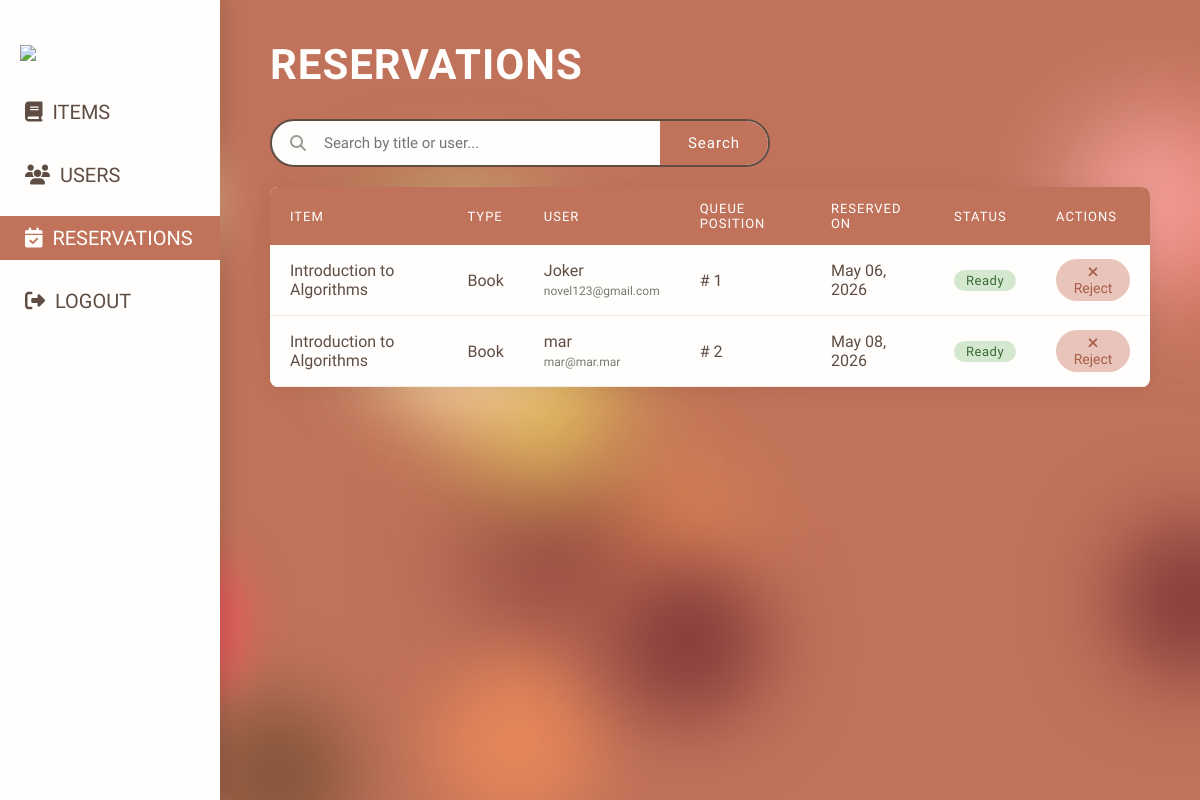
Screenshot of /admin/reservations (signed in) with the database file from the repository.
### models/Reservation.py (models this page shows, shortened)
class Reservation(db.Model):
    __tablename__ = "Reservations"
    id             = db.Column(db.Integer, primary_key=True)
    reservation_id = db.Column(db.String(45), unique=True, nullable=False)
    user_id        = db.Column(db.String(45), db.ForeignKey("users.user_id"), nullable=False)
    item_id        = db.Column(db.String(45), db.ForeignKey("Items.item_id"), nullable=False)
    position       = db.Column(db.Integer, nullable=False)
    reserved_on    = db.Column(db.DateTime, default=utcnow)
    ready_by       = db.Column(db.DateTime, nullable=True)
    status         = db.Column(db.Enum(ReservationStatus), nullable=False, default=ReservationStatus.PENDING)
    user = db.relationship("User", backref="reservations")
    item = db.relationship("Item", backref="reservations")

### models/Items.py (models this page shows, shortened)
class Item(db.Model):
    __tablename__ = "Items"
    id                  = db.Column(db.Integer, primary_key = True)
    item_id             = db.Column(db.String(36), unique = True, nullable = False)
    title               = db.Column(db.String(200), nullable = False)
    description         = db.Column(db.String(300), nullable = True)
    qty                 = db.Column(db.Integer, nullable = False)
    available_qty       = db.Column(db.Integer, nullable = False)
    added_on            = db.Column(db.DateTime, default = utcnow)
    item_type           = db.Column(db.String(20), nullable = False)
    image_url           = db.Column(db.String(500), nullable = True)
    loan_days           = 14
    __mapper_args__ = {
        'polymorphic_on': item_type,
        'polymorphic_identity': 'item'
    }

### models/users.py (models this page shows, shortened)
class User(UserMixin, db.Model):
    __tablename__ = "users"
    id              = db.Column(db.Integer, primary_key=True)
    user_id         = db.Column(db.String(36), unique=True, nullable=False)
    name            = db.Column(db.String(80), nullable=False)
    email           = db.Column(db.String(150), unique=True, nullable=False)
    password        = db.Column(db.String(260), nullable=False)
    phone           = db.Column(db.String(20), nullable=True)
    added_on        = db.Column(db.DateTime, default=utcnow)
    role            = db.Column(db.Enum(UserRole), nullable=False)
    status          = db.Column(db.Enum(MemberStatus), nullable=True)
    member_since = db.Column(db.DateTime, nullable=  True)
    max_loanable_items = db.Column(db.Integer, nullable = True, default=4)
    max_loanable_computers = db.Column(db.Integer, nullable = True, default=1)
    permissions     = db.Column(db.JSON, nullable=True)
    __mapper_args__ = {
            'polymorphic_on':       role
        }

### app.py (the view)
@app.route('/admin/reservations')
@login_required
def admin_reservations():
    if current_user.get_role().value != 'Admin':
        abort(403)
    reservations = Reservation.query.filter(
        Reservation.status.in_([ReservationStatus.PENDING, ReservationStatus.READY])
    ).order_by(Reservation.reserved_on.asc()).all()
    return render_template('admin-reservations.html', reservations=reservations)

### app.py (called while the page is built)
@login_manager.user_loader
def load_user(user_id):
    return User.query.filter_by(user_id=user_id).first()

### models/users.py (called while the page is built)
    def get_role(self):
        return UserRole.ADMIN

### templates/admin-reservations.html (shortened to what this page needs)
{% extends "admin-layout.html" %}
{% block content %}
<div class="page-header">
    <h2 class="page-title">Reservations</h2>
</div>
<form method="GET" action="{{ url_for('admin_reservations') }}">
    <div class="search-bar">
        <i class="fas fa-search"></i>
        <input type="text" name="q" placeholder="Search by title or user..."
               value="{{ request.args.get('q', '') }}">
        <button type="submit">Search</button>
    </div>
</form>
<div class="card">
    {% if reservations %}
    <table>
        <thead>
            <tr>
                <th>Item</th>
                <th>Type</th>
                <th>User</th>
                <th>Queue Position</th>
                <th>Reserved On</th>
                <th>Status</th>
                <th>Actions</th>
            </tr>
        </thead>
        <tbody>
            {% for reservation in reservations %}
            <tr>
                <td>{{ reservation.item.title if reservation.item else '—' }}</td>
                <td>{{ reservation.item.item_type if reservation.item else '—' }}</td>
                <td>
                    {{ reservation.user.name if reservation.user else '—' }}<br>
                    <span style="font-size:12px; color:var(--gray);">
                        {{ reservation.user.email if reservation.user else '' }}
                    </span>
                </td>
                <td># {{ reservation.position }}</td>
                <td>{{ reservation.reserved_on.strftime('%b %d, %Y') }}</td>
                <td>
                    {% if reservation.status.value == 'Pending' %}
                        <span class="badge reserved">Pending</span>
                    {% elif reservation.status.value == 'Ready' %}
                        <span class="badge available">Ready</span>
                    {% endif %}
                </td>
                <td>
                    {% if reservation.status.value in ('Pending', 'Ready') %}
                    <form method="POST" action="{{ url_for('admin_cancel_reservation', reservation_id=reservation.reservation_id) }}" style="display:inline;">
                        <button type="submit" class="action-btn delete" onclick="return confirm('Cancel this reservation?')">
                            <i class="fa-solid fa-xmark"></i> Reject
                        </button>
                    </form>
                    {% endif %}
                </td>
            </tr>
            {% endfor %}
        </tbody>
    </table>
    {% else %}
    <div class="empty-state">
        <i class="fa-solid fa-calendar-xmark"></i>
        No pending reservations.
    </div>
    {% endif %}
</div>
{% endblock %}

### templates/admin-layout.html (style rules this page uses)
:root { --green: #96a090; --green-dark: #838b7d; --light-green: #c5d862; --cream: #fffddd; --brown: #9a7c69; --brown-2: #5f4d43; --pink: #ecb0a1; --gray: #79796f; --dark-cream: #c0bea8; --white: #fffefc; --admin-accent: #c0735a; --admin-accent-dark: rgb(168, 94, 71); --border-radius-s: 8px; --border-radius-m: 30px; --border-radius-circle: 50%; }
* { box-sizing: border-box; margin: 0; padding: 0; }
body { background-color: var(--white); color: var(--brown-2); font-family: 'Neuton', serif; overflow-x: hidden; }
.page-header { display: flex; align-items: center; justify-content: space-between; margin-bottom: 30px; flex-wrap: wrap; gap: 10px; }
.page-title { font-size: 42px; font-weight: 700; color: var(--white); text-transform: uppercase; letter-spacing: 1px; }
.search-bar { display: flex; height: 48px; border: 2px solid var(--brown-2); border-radius: var(--border-radius-m); overflow: hidden; background: var(--white); width: 100%; max-width: 500px; }
.search-bar .fa-search { align-self: center; padding: 0 18px; color: var(--green); }
.search-bar input { flex: 1; border: none; outline: none; font-family: 'Neuton', serif; font-size: 15px; color: var(--brown-2); background: transparent; }
.search-bar button { background: var(--admin-accent); padding: 10px 28px; border: none; outline: none; color: white; cursor: pointer; font-family: 'Neuton', serif; font-size: 15px; letter-spacing: 1px; transition: background 0.2s ease; }
.card { background: var(--white); border-radius: var(--border-radius-s); box-shadow: 0 4px 20px rgba(0,0,0,0.07); overflow: hidden; margin-top: 20px; }
.card table { width: 100%; border-collapse: collapse; font-size: 16px; }
.card table thead { background: var(--admin-accent); color: white; }
.card table thead th { padding: 14px 20px; text-align: left; font-weight: 400; letter-spacing: 1px; text-transform: uppercase; font-size: 13px; }
.card table tbody tr { border-bottom: 1px solid #f0ede8; transition: background 0.15s ease; }
.card table tbody td { padding: 14px 20px; color: var(--brown-2); vertical-align: middle; }
.action-btn { display: inline-block; padding: 5px 14px; border-radius: var(--border-radius-m); font-family: 'Neuton', serif; font-size: 14px; cursor: pointer; border: none; transition: 0.2s ease; text-decoration: none; }
.action-btn.delete { background: #e8c4bb; color: var(--admin-accent-dark); }
.badge { display: inline-block; padding: 3px 12px; border-radius: var(--border-radius-m); font-size: 13px; letter-spacing: 0.5px; }
.badge.available { background: #d4e8d0; color: #3a6b34; }

### rows the page displays
Reservation: item "Introduction to Algorithms", item "Book", user "Joker", user "novel123@gmail.com", position "1", reserved_on "May 06, 2026", status "Ready"
Reservation: item "Introduction to Algorithms", item "Book", user "mar", user "mar@mar.mar", position "2", reserved_on "May 08, 2026", status "Ready"
